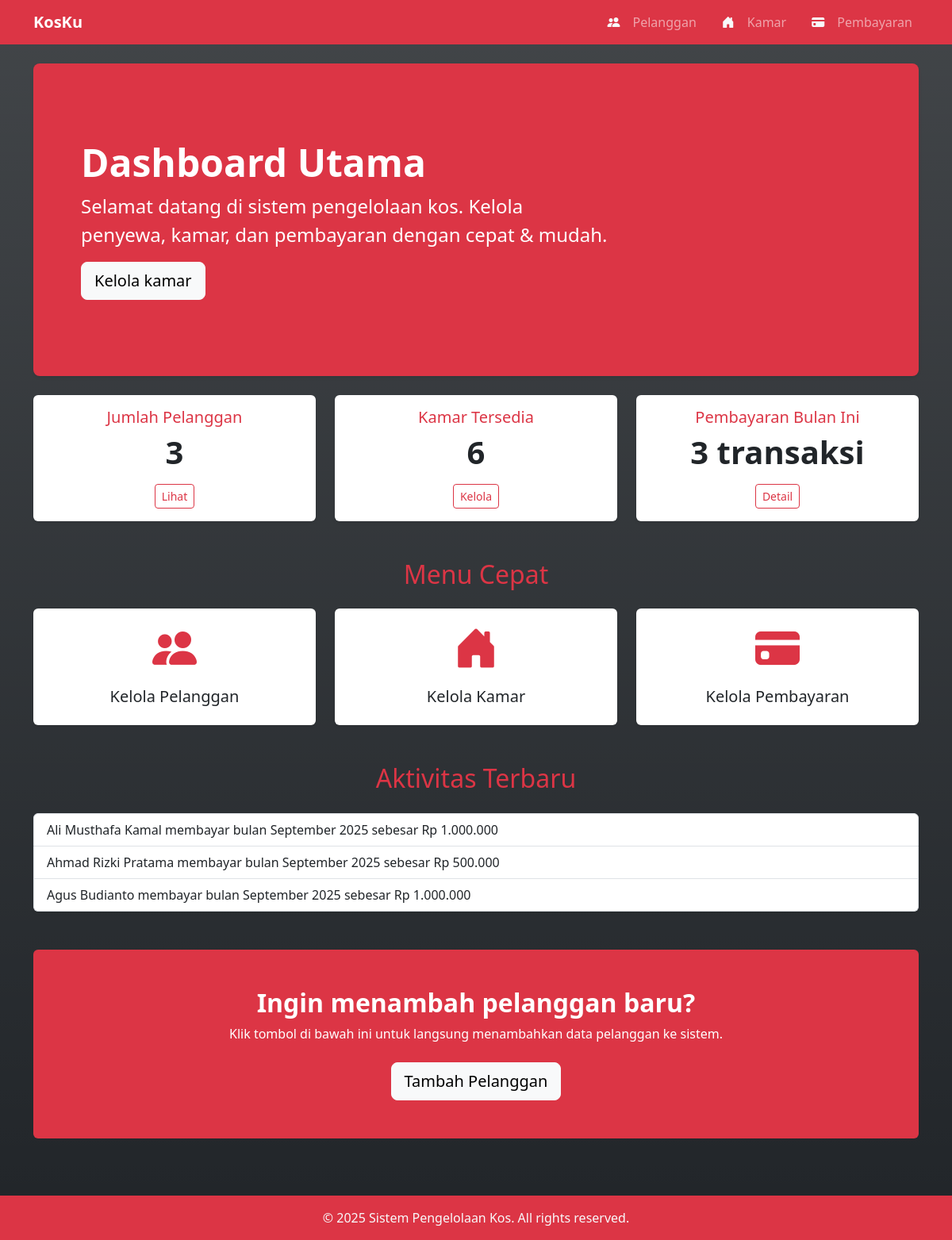
The page / on the database its author committed.
### tables this page shows
CREATE TABLE `pembayaran` (
  `id_bayar` int(11) NOT NULL,
  `id_penyewa` int(11) DEFAULT NULL,
  `tgl_bayar` date NOT NULL,
  `bulan` varchar(20) NOT NULL,
  `status_bayar` enum('lunas','belum') DEFAULT 'belum'
);

CREATE TABLE `penyewa` (
  `id_penyewa` int(11) NOT NULL,
  `nama` varchar(100) NOT NULL,
  `kontak` varchar(20) NOT NULL,
  `tgl_masuk` date NOT NULL,
  `id_kamar` int(11) DEFAULT NULL
);

CREATE TABLE `kamar` (
  `id_kamar` int(11) NOT NULL,
  `no_kamar` varchar(10) NOT NULL,
  `status` enum('kosong','terisi') DEFAULT 'kosong',
  `harga` decimal(10,2) NOT NULL
);

### index.php (the view)
<?php
include 'header.php';
include 'config.php';
$resPenyewa = mysqli_query($koneksi, "SELECT COUNT(*) as total FROM penyewa");
$jumlahPenyewa = mysqli_fetch_assoc($resPenyewa)['total'];
$resKamar = mysqli_query($koneksi, "SELECT COUNT(*) as total FROM kamar WHERE status='kosong'");
$jumlahKamarKosong = mysqli_fetch_assoc($resKamar)['total'];
$bulanSekarang = date('n');
$tahunSekarang = date('Y');
$resBayar = mysqli_query(
    $koneksi,
    "SELECT COUNT(*) as total
     FROM pembayaran
     WHERE MONTH(tgl_bayar) = '$bulanSekarang'
       AND YEAR(tgl_bayar) = '$tahunSekarang'
       AND status_bayar = 'lunas'"
);
$jumlahBayar = mysqli_fetch_assoc($resBayar)['total'];
?>
<div class="container py-4">
  <div class="p-5 mb-4 bg-danger text-white rounded-3 shadow-sm">
    <div class="container-fluid py-5">
      <h1 class="display-5 fw-bold">Dashboard Utama</h1>
      <p class="col-md-8 fs-4">
        Selamat datang di sistem pengelolaan kos.
        Kelola penyewa, kamar, dan pembayaran dengan cepat & mudah.
      </p>
      <a href="kamar.php" class="btn btn-light btn-lg">Kelola kamar</a>
    </div>
  </div>
  <div class="row text-center mb-5">
    <div class="col-md-4">
      <div class="card shadow-sm border-0">
        <div class="card-body">
          <h5 class="card-title text-danger">Jumlah Pelanggan</h5>
          <p class="display-6 fw-bold"><?= $jumlahPenyewa; ?></p>
          <a href="penyewa.php" class="btn btn-outline-danger btn-sm">Lihat</a>
        </div>
      </div>
    </div>
    <div class="col-md-4">
      <div class="card shadow-sm border-0">
        <div class="card-body">
          <h5 class="card-title text-danger">Kamar Tersedia</h5>
          <p class="display-6 fw-bold"><?= $jumlahKamarKosong; ?></p>
          <a href="kamar.php" class="btn btn-outline-danger btn-sm">Kelola</a>
        </div>
      </div>
    </div>
    <div class="col-md-4">
      <div class="card shadow-sm border-0">
        <div class="card-body">
          <h5 class="card-title text-danger">Pembayaran Bulan Ini</h5>
          <p class="display-6 fw-bold"><?= $jumlahBayar; ?> transaksi</p>
          <a href="pembayaran.php" class="btn btn-outline-danger btn-sm">Detail</a>
        </div>
      </div>
    </div>
  </div>
  <section class="mb-5">
    <h2 class="text-center text-danger mb-4">Menu Cepat</h2>
    <div class="row text-center g-4">
      <div class="col-md-4">
        <a href="penyewa.php" class="text-decoration-none">
          <div class="card shadow-sm h-100 border-0">
            <div class="card-body">
              <i class="bi bi-people-fill display-4 text-danger"></i>
              <h5 class="mt-3">Kelola Pelanggan</h5>
            </div>
          </div>
        </a>
      </div>
      <div class="col-md-4">
        <a href="kamar.php" class="text-decoration-none">
          <div class="card shadow-sm h-100 border-0">
            <div class="card-body">
              <i class="bi bi-house-door-fill display-4 text-danger"></i>
              <h5 class="mt-3">Kelola Kamar</h5>
            </div>
          </div>
        </a>
      </div>
      <div class="col-md-4">
        <a href="pembayaran.php" class="text-decoration-none">
          <div class="card shadow-sm h-100 border-0">
            <div class="card-body">
              <i class="bi bi-credit-card-fill display-4 text-danger"></i>
              <h5 class="mt-3">Kelola Pembayaran</h5>
            </div>
          </div>
        </a>
      </div>
    </div>
  </section>
<section class="mb-5">
  <h2 class="text-center text-danger mb-4">Aktivitas Terbaru</h2>
  <ul class="list-group shadow-sm">
    <?php
    $aktivitas = $koneksi->query("
      SELECT p.nama, b.bulan, b.tgl_bayar, k.harga
      FROM pembayaran b
      JOIN penyewa p ON p.id_penyewa = b.id_penyewa
      JOIN kamar k ON p.id_kamar = k.id_kamar
      ORDER BY b.tgl_bayar DESC LIMIT 5
    ");
if ($aktivitas->num_rows > 0) {
    while ($row = $aktivitas->fetch_assoc()) {
        echo "<li class='list-group-item'>{$row['nama']} membayar bulan {$row['bulan']} sebesar Rp " . number_format($row['harga'], 0, ',', '.') . "</li>";
    }
} else {
    echo "<li class='list-group-item'>Belum ada aktivitas</li>";
}
?>
  </ul>
</section>
  <section class="py-5 text-center bg-danger text-white rounded">
    <h2 class="fw-bold">Ingin menambah pelanggan baru?</h2>
    <p class="mb-4">Klik tombol di bawah ini untuk langsung menambahkan data pelanggan ke sistem.</p>
    <a href="penyewa_add.php" class="btn btn-light btn-lg">Tambah Pelanggan</a>
  </section>
</div>
<?php include 'footer.php'; ?>

### rows shown on the page
pembayaran: id_penyewa.nama "Ali Musthafa Kamal", bulan "September 2025", kamar.harga "1.000.000"
pembayaran: id_penyewa.nama "Ahmad Rizki Pratama", bulan "September 2025", kamar.harga "500.000"
pembayaran: id_penyewa.nama "Agus Budianto", bulan "September 2025", kamar.harga "1.000.000"

### other values the page prints
$jumlahPenyewa "3"
$jumlahKamarKosong "6"
$jumlahBayar "3"
